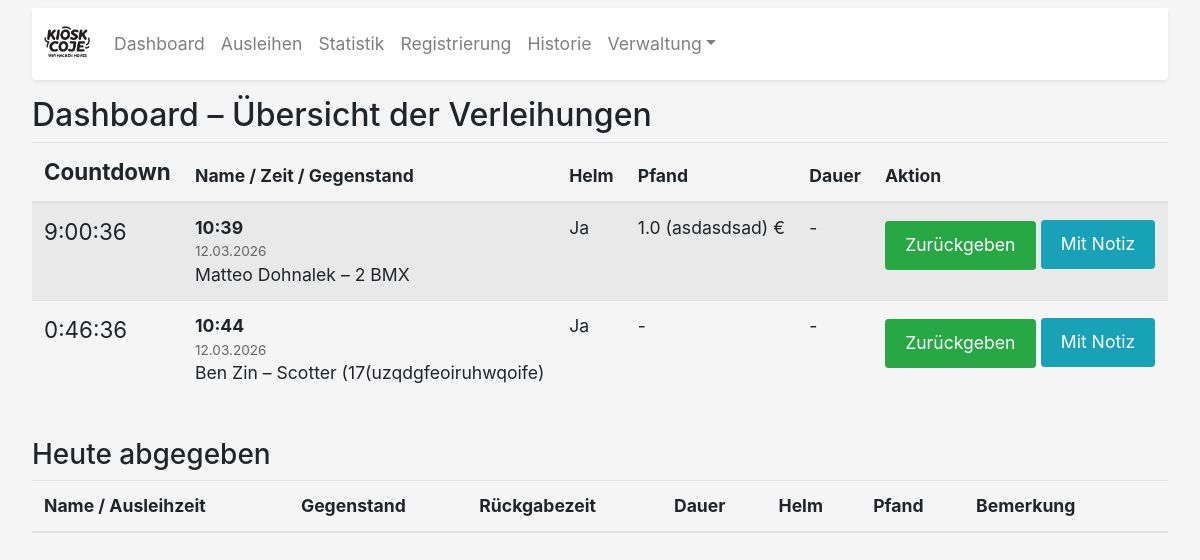
/dashboard, run on the app's committed database.
### app.py (models this page shows, shortened)
class Verleihung(db.Model):
    id = db.Column(db.Integer, primary_key=True)
    ausleiher_id = db.Column(db.Integer, db.ForeignKey('ausleiher.id'), nullable=False)
    objekt_id = db.Column(db.Integer, db.ForeignKey('objekt.id'), nullable=False)
    start_time = db.Column(db.DateTime(timezone=True), nullable=False)
    planned_duration = db.Column(db.Float, nullable=False)
    actual_duration = db.Column(db.Float)
    end_time = db.Column(db.DateTime(timezone=True), nullable=False)
    status = db.Column(db.String(20), default="Ausgeliehen")
    return_time = db.Column(db.DateTime(timezone=True))
    pfand_text = db.Column(db.Text)
    pfand_euro = db.Column(db.Float)
    helm_status = db.Column(db.String(20))
    helm_other = db.Column(db.String(200))
    return_note = db.Column(db.Text)
    ausleiher = db.relationship('Ausleiher', backref=db.backref('verleihungen', lazy=True))
    objekt = db.relationship('Objekt', backref=db.backref('verleihungen', lazy=True))

class Ausleiher(db.Model):
    id = db.Column(db.Integer, primary_key=True)
    first_name = db.Column(db.String(50), nullable=False)
    last_name = db.Column(db.String(50), nullable=False)
    contact = db.Column(db.String(200))
    bemerkung = db.Column(db.Text, default='')
    date_of_birth = db.Column(db.Date, nullable=False)
    agb_accepted = db.Column(db.Boolean, nullable=False)
    liability_accepted = db.Column(db.Boolean, nullable=False)
    signature_data = db.Column(db.Text)
    vertragsdatum = db.Column(db.DateTime(timezone=True), default=lambda: datetime.now(BERLIN))
    @property
    def name(self):
        return f"{self.first_name} {self.last_name}"

class Objekt(db.Model):
    id = db.Column(db.Integer, primary_key=True)
    name = db.Column(db.String(100), unique=True, nullable=False)
    beschreibung = db.Column(db.String(200))
    category = db.Column(db.String(50), nullable=False, default='Sonstiges')

### app.py (the view)
@app.route('/dashboard')
def dashboard():
    today = date.today()
    now = datetime.now(BERLIN)
    is_friday = now.weekday() == 4  # 4 = Freitag
    active = Verleihung.query.filter_by(status='Ausgeliehen').all()
    returned = (Verleihung.query
                .filter(Verleihung.status == 'Zurückgegeben',
                        func.date(Verleihung.return_time) == today)
                .order_by(Verleihung.return_time.desc())
                .all())
    return render_template('dashboard.html',
                           active=active,
                           returned=returned,
                           now=now,
                           is_friday=is_friday)

### app.py (called while the page is built)
@app.context_processor
def inject_now():
    return {'now': lambda: datetime.now(BERLIN)}

### templates/dashboard.html (shortened to what this page needs)
{% extends "base.html" %}
{% block content %}
<div class="mt-3">
  <h2>Dashboard – Übersicht der Verleihungen</h2>
  <div class="table-responsive">
    <table class="table table-striped">
      <thead>
        <tr>
          <th style="font-size:1.4rem;">Countdown</th>
          <th>Name / Zeit / Gegenstand</th>
          <th>Helm</th>
          <th>Pfand</th>
          <th>Dauer</th>
          <th>Aktion</th>
        </tr>
      </thead>
      <tbody>
        {% if active %}
          {% for r in active %}
          <tr id="row-{{ r.id }}">
            <td style="font-size:1.4rem;">
              <span class="countdown"
                    data-row-id="{{ r.id }}"
                    data-endtime="{{ r.end_time.isoformat() }}"
                    id="timer-{{ r.id }}"></span>
            </td>
            <td>
              <span class="time-display">{{ r.start_time.strftime("%H:%M") }}</span>
              <div class="date-display">{{ r.start_time.strftime("%d.%m.%Y") }}</div>
              {{ r.ausleiher.name }} – {{ r.objekt.name }}
            </td>
            <td>
              {% if r.helm_status %}
                {{ r.helm_status }}{% if r.helm_status == "Andere" and r.helm_other %} ({{ r.helm_other }}){% endif %}
              {% else %}-{% endif %}
            </td>
            <td>
              {% if r.pfand_euro %}
                {{ r.pfand_euro }}{% if r.pfand_text %} ({{ r.pfand_text }}){% endif %} €
              {% else %}-{% endif %}
            </td>
            <td>
              {% if r.actual_duration is not none %}
                {{ r.actual_duration | format_duration }}
              {% else %}-{% endif %}
            </td>
            <td>
              <form action="{{ url_for('zurueckgeben_prompt', verleih_id=r.id) }}" method="POST" class="d-inline">
                <button type="submit" class="btn btn-sm btn-success">Zurückgeben</button>
              </form>
              <a href="{{ url_for('zurueckgeben_form', verleih_id=r.id) }}"
                 class="btn btn-sm btn-info mt-1">Mit Notiz</a>
            </td>
          </tr>
          {% endfor %}
        {% else %}
          <tr>
            <td colspan="6" class="text-center text-muted">Keine aktiven Ausleihen im Moment.</td>
          </tr>
        {% endif %}
      </tbody>
    </table>
  </div>
  <h3 class="mt-4">Heute abgegeben</h3>
  <div class="table-responsive">
    <table class="table table-striped">
      <thead>
        <tr>
          <th>Name / Ausleihzeit</th>
          <th>Gegenstand</th>
          <th>Rückgabezeit</th>
          <th>Dauer</th>
          <th>Helm</th>
          <th>Pfand</th>
          <th>Bemerkung</th>
          <th></th>
        </tr>
      </thead>
    </table>
  </div>
</div>
{% endblock %}

### templates/base.html (style rules this page uses)
body { font-size: 1.1rem; background-color: #f5f5f5; }
.btn { font-size: 1.1rem; padding: 0.65rem 1.2rem; margin: 0.35rem 0; }
.date-display { font-size: 0.85rem; color: #666; }
.time-display { font-weight: bold; }

### data on the page
Verleihung: start_time "10:39", start_time "12.03.2026", ausleiher.name "Matteo Dohnalek", objekt.name "2 BMX", helm_status "Ja", pfand_euro "1.0", pfand_text "asdasdsad"
Verleihung: start_time "10:44", start_time "12.03.2026", ausleiher.name "Ben Zin", objekt.name "Scotter (17(uzqdgfeoiruhwqoife)", helm_status "Ja"
